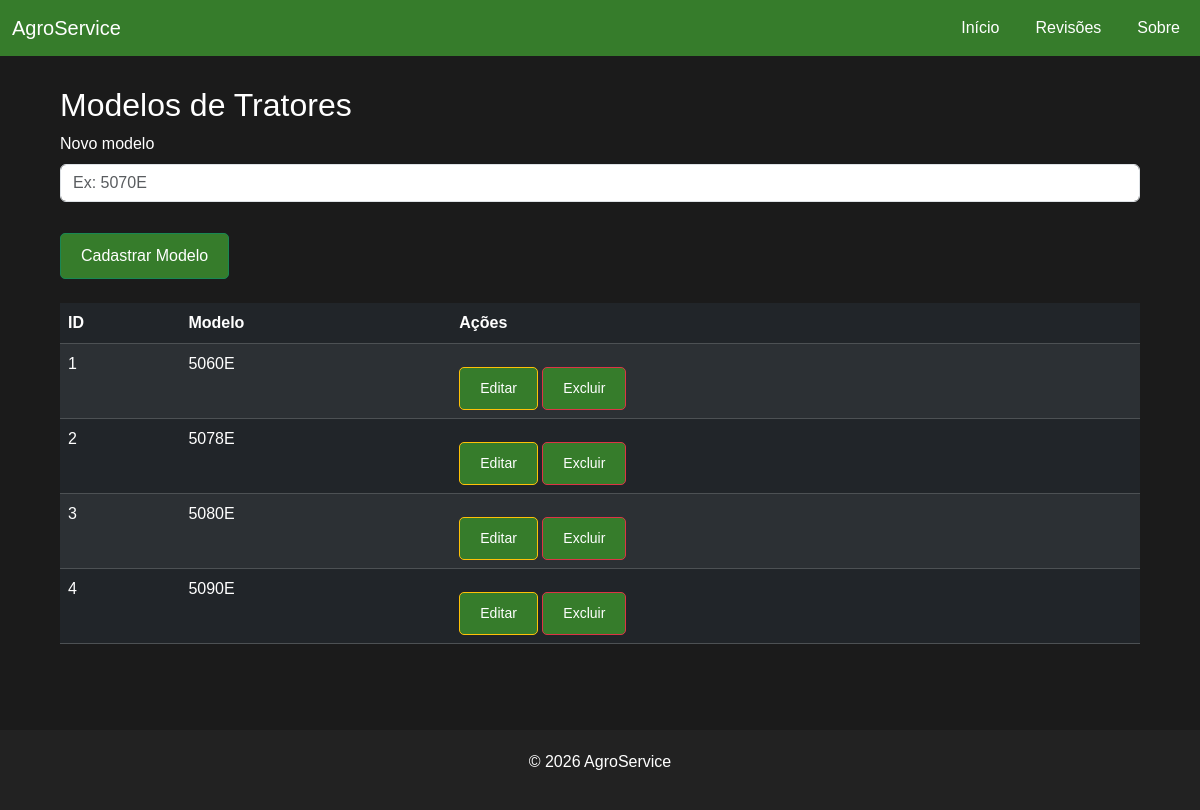
The app's page /modelos.php with its own data.
### tables this page shows
CREATE TABLE `modelostratores` (
  `id_modelo` int(11) NOT NULL,
  `modelo` varchar(50) NOT NULL
);

### modelos.php (the view, shortened to what this page needs)
<?php
include 'config.php';
include 'includes/header.php';
include 'includes/menu.php';
$sql = "SELECT id_modelo, modelo FROM modelostratores ORDER BY modelo";
$resultado = $conn->query($sql);
?>
<div class="container">
    <h2>Modelos de Tratores</h2>
    <form method="POST" class="mb-4">
        <div class="mb-3">
            <label for="modelo" class="form-label">
                Novo modelo
            </label>
            <input
                type="text"
                name="modelo"
                id="modelo"
                class="form-control"
                placeholder="Ex: 5070E"
                required
            >
        </div>
        <button type="submit" class="btn btn-success">
            Cadastrar Modelo
        </button>
    </form>
    <table class="table table-dark table-striped">
        <thead>
            <tr>
                <th>ID</th>
                <th>Modelo</th>
                <th>Ações</th>
            </tr>
        </thead>
        <tbody>
            <?php while ($linha = $resultado->fetch_assoc()): ?>
                <tr>
                    <td><?= $linha['id_modelo']; ?></td>
                    <td><?= $linha['modelo']; ?></td>
                    <td>
                        <a
                            href="editar_modelo.php?id=<?= $linha['id_modelo']; ?>"
                            class="btn btn-warning btn-sm"
                        >
                            Editar
                        </a>
                        <a
                            href="excluir_modelo.php?id=<?= $linha['id_modelo']; ?>"
                            class="btn btn-danger btn-sm"
                        >
                            Excluir
                        </a>
                    </td>
                </tr>
            <?php endwhile; ?>
        </tbody>
    </table>
</div>
<?php include 'includes/footer.php'; ?>

### css/style.css (style rules this page uses)
* { margin: 0; padding: 0; box-sizing: border-box; font-family: Arial, sans-serif; }
body { background: #1b1b1b; color: white; }
.container { width: 90%; margin: auto; padding: 30px 0; }
.btn { display: inline-block; margin-top: 15px; padding: 10px 20px; background: #367C2B; color: white; text-decoration: none; border-radius: 5px; transition: 0.3s; }

### records on screen
modelostratores: id_modelo "1", modelo "5060E"
modelostratores: id_modelo "2", modelo "5078E"
modelostratores: id_modelo "3", modelo "5080E"
modelostratores: id_modelo "4", modelo "5090E"
